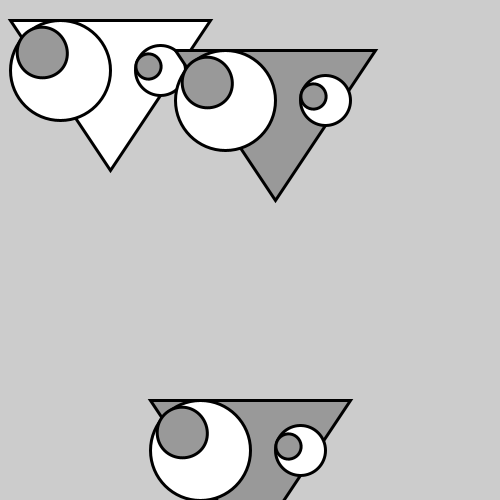
Frame 1 (no input)
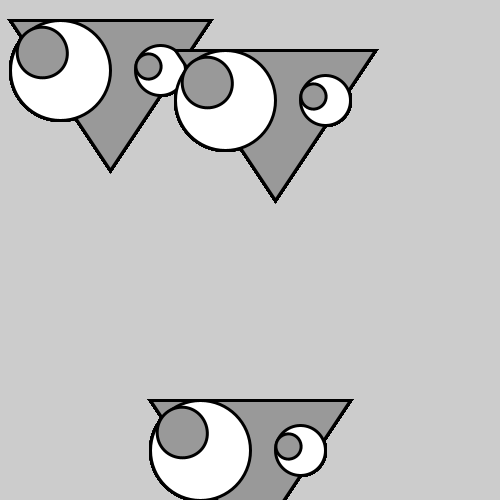
Frame 60 (the mouse pressed at the canvas centre just before this capture)
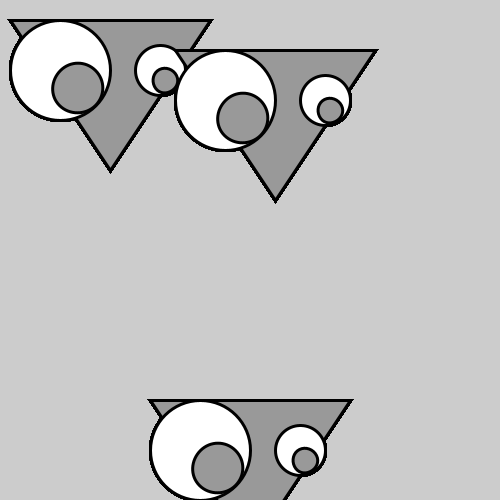
Frame 120 (the mouse held since frame 60 and released just before this capture)

The Processing sketch that drew these frames (run headless with seeded random() and noise(); from frame 60 on, the mouse is pressed at the canvas centre):

// Processing sketch: processing_9659
// ── processing_9659.pde

Monster m1;
Monster m2;
Monster m3;

void setup() {
  size(500,500);
  strokeWeight(3);
  
  m1 = new Monster(10, 20);
  m2 = new Monster(175, 50);
  m3 = new Monster(150, 400);
}

void draw() {
  
  // Update each monster's pupils to follow cursor.
  m1.update(mouseX, mouseY);
  m2.update(mouseX, mouseY);
  m3.update(mouseX, mouseY);
  
  // Display each monster with updated pupil position.
  m1.display();
  m2.display();
  m3.display();
  
/*
  // Paint background
  background(209,255,255);
  fill(255,234,0);
  
  // Paint monster's head
  triangle(50,50,250,50,150,200);
  fill(0,93,42);
  
  // Paint monster's mouth
  smooth();
  ellipse(135,135,32,16);
  fill(255,255,255);
  
  // Paint monster's fangs
  triangle(130,131,132,162,136,135);
  triangle(136,131,138,162,142,135);
  
  // Paint monster's left eye
  ellipse(95,80,16,30);   
  fill(0);
  ellipse(95,80,8,15);
  
  // Paint monste's right eye
  ellipse(180,80,16,30);
  fill(255,255,255);
  ellipse(180,80,8,15);
  
  // Paint monster's legs
  line(154,196,158,245);
  line(146,196,142,245);
  
  // Paint monster's ears
  ellipse(50,50,5,5);
  ellipse(250,50,5,5); 
*/
}

class Monster
{
  int mx;
  int my;
  Eye leye;
  Eye reye;
  
  Monster(int x, int y) {
    mx = x;
    my = y;
    leye = new Eye(50, 50, 100);
    reye = new Eye(150, 50, 50);
  }
  
  void update(int mx, int my) {
    leye.update(mx, my);
    reye.update(mx, my);
  }
  
  void display() {
    pushMatrix();
    translate(mx, my);
    
    // draw all parts of the monster that is 
    // static, i.e. everything apart from the
    // eye. make sure all coordinates are
    // relative to the current location of
    // the monster.
     triangle(0,0,200,0,100,150);
     fill(0,93,42);
  
    
    leye.display();
    reye.display();
    
    popMatrix();
  }
}

class Eye 
{
  int ex, ey;
  int size;
  float angle = 0.0;
  
  Eye(int x, int y, int s) {
    ex = x;
    ey = y;
    size = s;
 }

  void update(int mx, int my) {
    angle = atan2(my-ey, mx-ex);
  }
  
  void display() {
    pushMatrix();
    translate(ex, ey);
    fill(255);
    ellipse(0, 0, size, size);
    rotate(angle);
    fill(153);
    ellipse(size/4, 0, size/2, size/2);
    popMatrix();
  }
}
